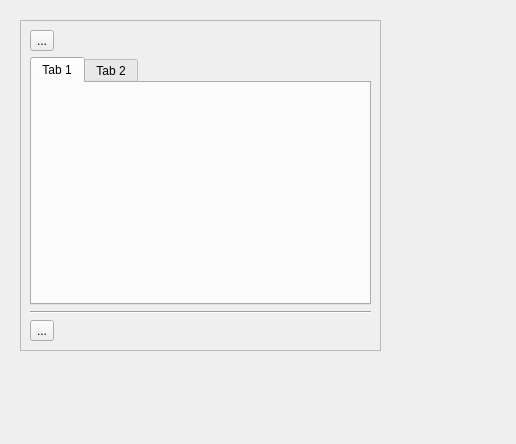
<?xml version="1.0" encoding="UTF-8"?>
<ui version="4.0">
 <class>Form</class>
 <widget class="QWidget" name="Form">
  <property name="geometry">
   <rect>
    <x>0</x>
    <y>0</y>
    <width>516</width>
    <height>444</height>
   </rect>
  </property>
  <property name="windowTitle">
   <string>Form</string>
  </property>
  <widget class="QScrollArea" name="scrollArea">
   <property name="geometry">
    <rect>
     <x>20</x>
     <y>20</y>
     <width>361</width>
     <height>331</height>
    </rect>
   </property>
   <property name="widgetResizable">
    <bool>true</bool>
   </property>
   <widget class="QWidget" name="scrollAreaWidgetContents">
    <property name="geometry">
     <rect>
      <x>0</x>
      <y>0</y>
      <width>359</width>
      <height>329</height>
     </rect>
    </property>
    <layout class="QVBoxLayout" name="verticalLayout">
     <item>
      <widget class="QToolButton" name="toolButton">
       <property name="text">
        <string>...</string>
       </property>
      </widget>
     </item>
     <item>
      <widget class="QTabWidget" name="tabWidget">
       <widget class="QWidget" name="tab">
        <attribute name="title">
         <string>Tab 1</string>
        </attribute>
       </widget>
       <widget class="QWidget" name="tab_2">
        <attribute name="title">
         <string>Tab 2</string>
        </attribute>
       </widget>
      </widget>
     </item>
     <item>
      <widget class="Line" name="line">
       <property name="orientation">
        <enum>Qt::Horizontal</enum>
       </property>
      </widget>
     </item>
     <item>
      <widget class="QToolButton" name="toolButton_2">
       <property name="text">
        <string>...</string>
       </property>
      </widget>
     </item>
    </layout>
   </widget>
  </widget>
 </widget>
 <resources/>
 <connections/>
</ui>
